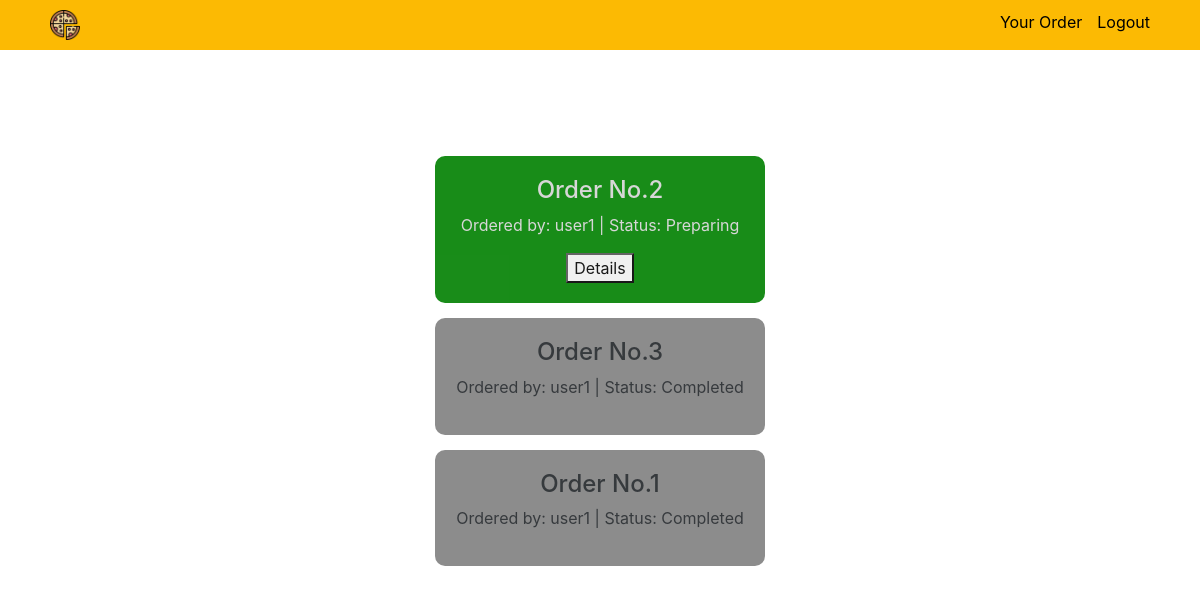
The app's page /orderManager with its own data.
### orders/models.py (models this page shows, shortened)
class orderList(models.Model):
    order_number = models.IntegerField()
    ordered_by = models.CharField(max_length=64)
    order_status = models.CharField(max_length=64)

### orders/views.py (the view)
# urls.py: path("orderManager", views.orderManager, name="orderManager"),
def orderManager(request):
    context={
        "order_list": list(orderList.objects.order_by("order_number").reverse().values()),
        "order_cart": list(cart.objects.all().values()),
    }
    return render(request, "orders/manager.html", context)

### orders/templates/orders/manager.html (shortened to what this page needs)
{% extends "orders/layout.html" %}
{% block body %}
    <div class="orderManagerContainer">
        <h1 id="orderManagerTitle">Orders Manager</h1>
        {% for i in order_list %}
            {% if i.order_status == "Preparing"%}
            <div class="orderDivPending">
                <h4>Order No.{{i.order_number}}</h4>
                <p>Ordered by: {{i.ordered_by}} | Status: {{i.order_status}}</p>
                <button type="button" name="button" onclick="orderReady('{{i.id}}',{{order_cart}})">Details</button>
            </div>
            {% endif %}
        {% endfor %}
        {% for i in order_list %}
            {% if i.order_status == "Completed"%}
            <div class="orderDivComplete">
                <h4>Order No.{{i.order_number}}</h4>
                <p>Ordered by: {{i.ordered_by}} | Status: {{i.order_status}}</p>
            </div>
            {% endif %}
        {% endfor %}
    </div>
{% endblock %}

### orders/static/orders/style.css (style rules this page uses)
.orderManagerContainer { text-align: center; width: 100%; }
.orderDivComplete { max-width: 330px; background-color: grey; text-align: center; border-radius: 10px; padding: 20px; margin: 0 auto; margin-bottom: 15px; opacity: 0.9; }
.orderDivPending { color: lightgrey; max-width: 330px; background-color: green; text-align: center; border-radius: 10px; padding: 20px; margin: 0 auto; margin-bottom: 15px; opacity: 0.9; }
body { height: 100%; background: white url("background.jpg") no-repeat; background-size: cover; }
#orderManagerTitle { color: white; }

### records on screen
orderList: order_number "2", ordered_by "user1", order_status "Preparing"
orderList: order_number "3", ordered_by "user1", order_status "Completed"
orderList: order_number "1", ordered_by "user1", order_status "Completed"
